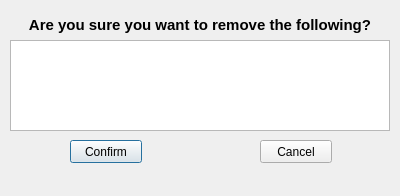
<?xml version="1.0" encoding="UTF-8"?>
<ui version="4.0">
 <class>ConfirmRemoval</class>
 <widget class="QDialog" name="ConfirmRemoval">
  <property name="geometry">
   <rect>
    <x>0</x>
    <y>0</y>
    <width>400</width>
    <height>196</height>
   </rect>
  </property>
  <property name="windowTitle">
   <string>Dialog</string>
  </property>
  <widget class="QTableView" name="tableView">
   <property name="geometry">
    <rect>
     <x>10</x>
     <y>40</y>
     <width>380</width>
     <height>91</height>
    </rect>
   </property>
  </widget>
  <widget class="QPushButton" name="confirmButton">
   <property name="geometry">
    <rect>
     <x>70</x>
     <y>140</y>
     <width>72</width>
     <height>23</height>
    </rect>
   </property>
   <property name="text">
    <string>Confirm</string>
   </property>
  </widget>
  <widget class="QPushButton" name="cancelButton">
   <property name="geometry">
    <rect>
     <x>260</x>
     <y>140</y>
     <width>72</width>
     <height>23</height>
    </rect>
   </property>
   <property name="text">
    <string>Cancel</string>
   </property>
  </widget>
  <widget class="QLabel" name="label">
   <property name="geometry">
    <rect>
     <x>10</x>
     <y>9</y>
     <width>380</width>
     <height>31</height>
    </rect>
   </property>
   <property name="font">
    <font>
     <pointsize>11</pointsize>
     <weight>75</weight>
     <bold>true</bold>
    </font>
   </property>
   <property name="layoutDirection">
    <enum>Qt::LeftToRight</enum>
   </property>
   <property name="text">
    <string>Are you sure you want to remove the following?</string>
   </property>
   <property name="alignment">
    <set>Qt::AlignCenter</set>
   </property>
  </widget>
 </widget>
 <resources/>
 <connections/>
</ui>
